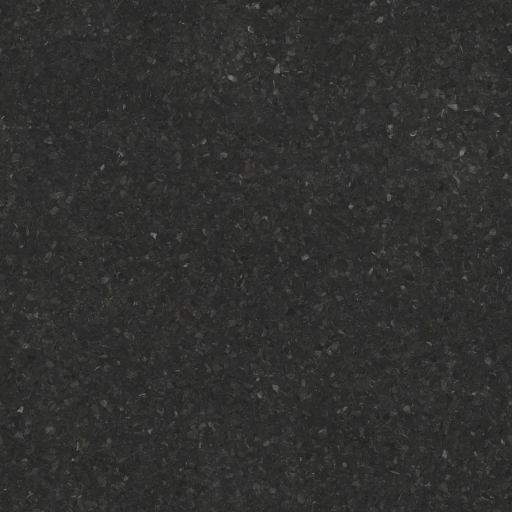
#> input picture assets/tex/ash/map.webp, 1024 x 1024 px, given in place of nor.jpg, which was not available (shown at 1/2 size)
$ python build_outfits.py
#> lines starting #> are read from the running program, lines starting #| are printed output that depends on the picture
"""Builds assets/outfit/: the CC0 fabric scans (Poly Haven) from which the outfit material takes its relief, its roughness and
its tint variations (src/06e-gear.js, gearScan). build.py ships them in the page base (window.BASE_ASSETS.cloths and .tintScan).

Layout shared by both images (768 x 512):
  - canvas (rough_linen, 27 cm square): a whole 512 x 512 tile at the top left, tileable in both directions;
  - knit (knitted_fleece): 14 cm of scan at 256 x 256, top right (gloves, balaclavas, collars);
  - leather (brown_leather): 20 cm of scan at 256 x 256, bottom right (palms, boots).
cloths.webp: red and green = normal (OpenGL convention, like nor_gl), blue = roughness.
tintScan.webp (384 x 256, same layout at half scale): the scan luminance, brought to a mean of 128 and a standard deviation
of 32 (the variations only, not the color).

Sources (2K jpg from dl.polyhaven.org: diff, nor_gl, rough) in assets_src/polyhaven/<nom>/ (diff.jpg, nor.jpg, rough.jpg),
folder ignored by git. Run: python3 tools/build_outfits.py (Pillow)."""
import io, json, pathlib
from PIL import Image, ImageStat

ROOT = pathlib.Path(__file__).resolve().parent.parent
PH = ROOT / 'assets_src' / 'polyhaven'
OUT = ROOT / 'assets' / 'outfit'
# name, scan, scan size (cm), share of the scan kept (1: whole tile), cell (x, y, side) in the image
TILES = [
    ('canvasCloth', 'rough_linen', 27.07, 1.0, (0, 0, 512)),
    ('knitwear', 'knitted_fleece', 26.64, 14 / 26.64, (512, 0, 256)),
    ('leather', 'brown_leather', 40.0, 20 / 40.0, (512, 256, 256)),
]

def crop(im, part):
    if part >= 1: return im
    w = round(im.width * part); return im.crop((0, 0, w, w))

def webp(im, q):
    b = io.BytesIO(); im.save(b, 'WEBP', quality=q, method=6); return b.getvalue()

def main():
    nrm = Image.new('RGB', (768, 512), (128, 128, 230))
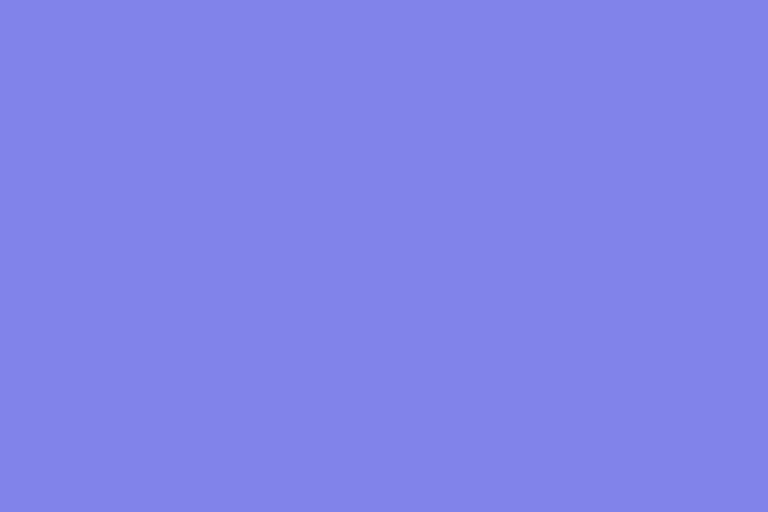
#> nrm: PIL image 768x512 RGB; mean R, G, B 128, 128, 230
    tin = Image.new('L', (768, 512), 128)
#> tin: PIL image 768x512 L; every value is 128
    for name, src, cm, part, (x, y, s) in TILES:
        d = PH / src
        n = crop(Image.open(d / 'nor.jpg').convert('RGB'), part).resize((s, s), Image.LANCZOS)
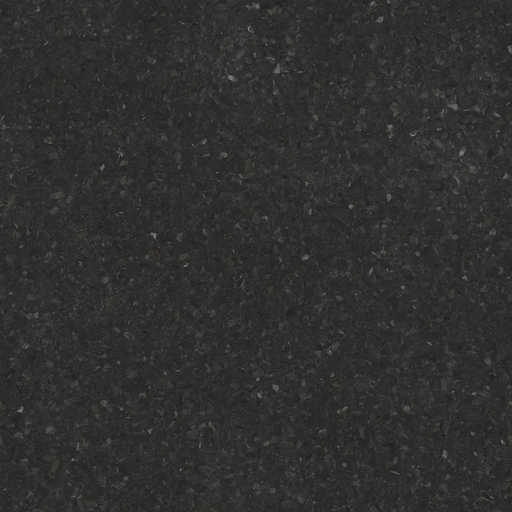
#> n: PIL image 512x512 RGB; mean R, G, B 47.8, 48, 46.5
        r = crop(Image.open(d / 'rough.jpg').convert('L'), part).resize((s, s), Image.LANCZOS)
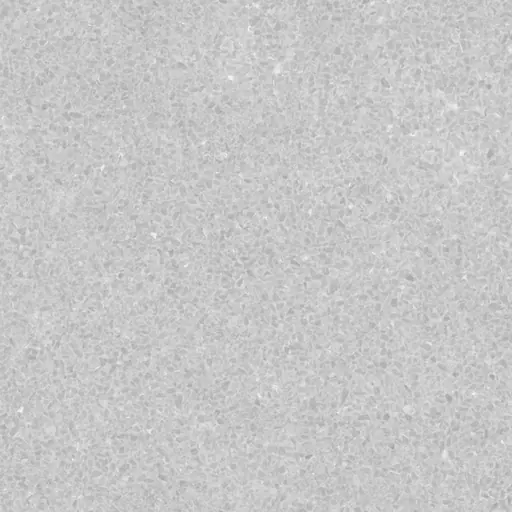
#> input picture assets/tex/ash/rough.webp, 512 x 512 px, given in place of rough.jpg, which was not available
        c = crop(Image.open(d / 'diff.jpg').convert('L'), part).resize((s, s), Image.LANCZOS)
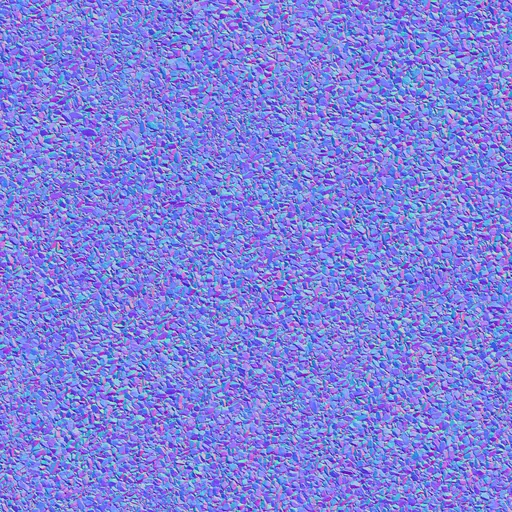
#> input picture assets/tex/ash/normal.webp, 512 x 512 px, given in place of diff.jpg, which was not available
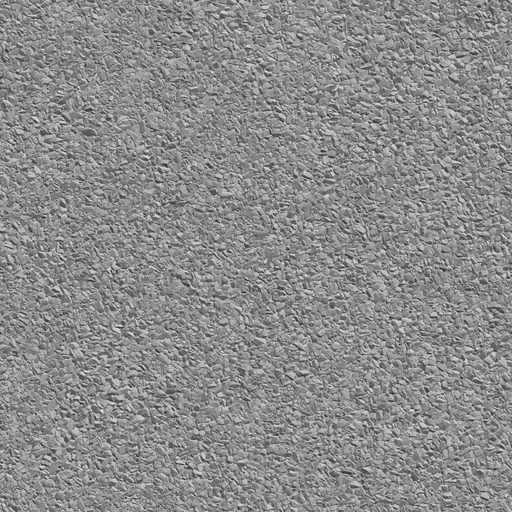
#> c: PIL image 512x512 L; min 34, max 229, mean 139.2
        R, G, _ = n.split()
        nrm.paste(Image.merge('RGB', (R, G, r)), (x, y))
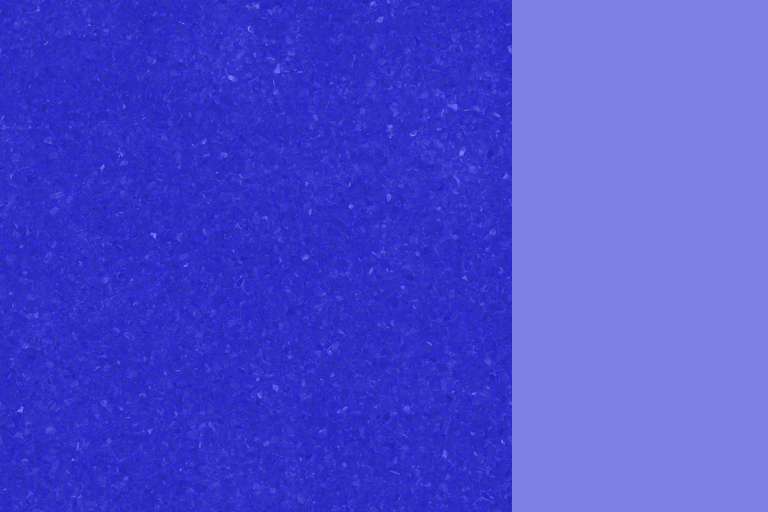
#> nrm: PIL image 768x512 RGB; mean R, G, B 74.5, 74.7, 209.4
        st = ImageStat.Stat(c); m, sd = st.mean[0], max(st.stddev[0], 1)
#> after `m, sd = (st.mean[0], max(st.stddev[0], 1))`: m = 139.2; sd = 29.67
        tin.paste(c.point(lambda v: max(0, min(255, round(128 + (v - m) / sd * 32)))), (x, y))
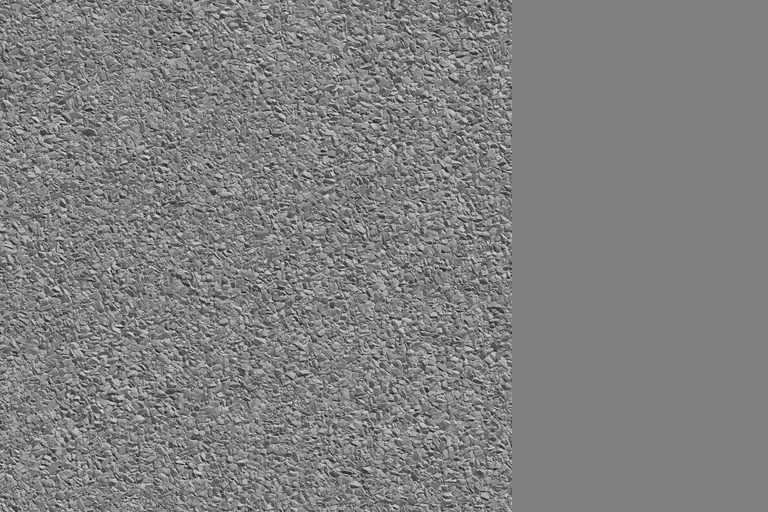
#> tin: PIL image 768x512 L; min 15, max 225, mean 128
        print(f'{name} : {src} ({cm:.0f} cm), {part * cm:.1f} cm en {s} px, mean roughness {ImageStat.Stat(r).mean[0] / 255:.2f}')
#| canvasCloth : rough_linen (27 cm), 27.1 cm en 512 px, mean roughness 0.78
    OUT.mkdir(parents=True, exist_ok=True)
    # tint at half resolution: only variations of a few millimeters and up show on a soldier (and full
    # resolution would weigh 150 KB more)
    for f, data in (('cloths.webp', webp(nrm, 85)), ('tintScan.webp', webp(tin.resize((384, 256), Image.LANCZOS).convert('RGB'), 70))):
        (OUT / f).write_bytes(data); print(f, len(data) // 1024, 'KB')
    # credits (assets/tex/credits.json): one entry per scan, kept up to date
    cp = ROOT / 'assets' / 'tex' / 'credits.json'
    cr = [c for c in json.loads(cp.read_text(encoding='utf-8')) if not c['key'].startswith('outfit-')]
    cr += [{'key': 'outfit-' + name, 'asset': src, 'source': 'Poly Haven', 'licence': 'CC0 1.0'} for name, src, *_ in TILES]
    cp.write_text(json.dumps(cr, ensure_ascii=False, indent=1) + '\n', encoding='utf-8')

#> (the run stopped early here; a loop or call above may not have finished)
